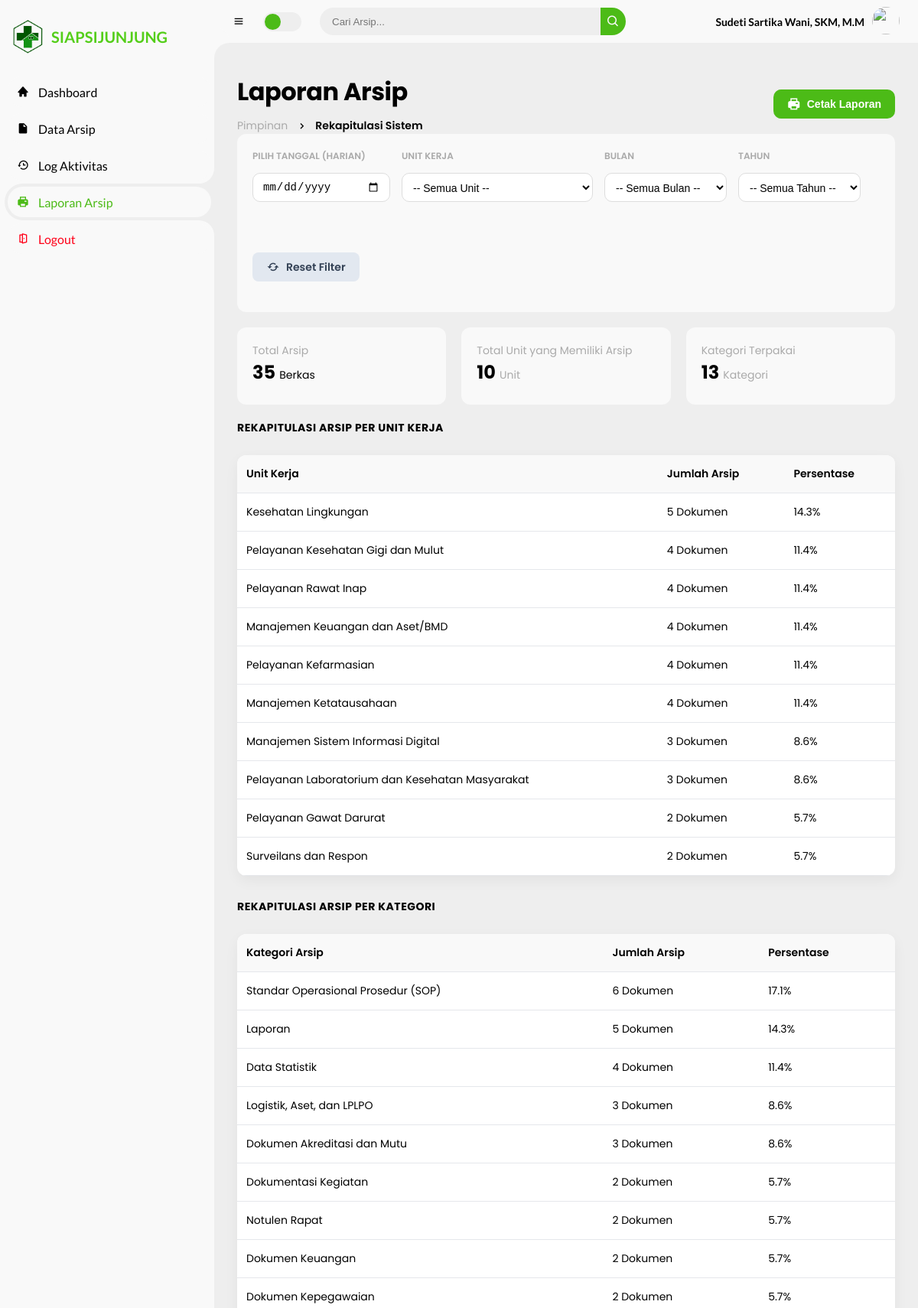
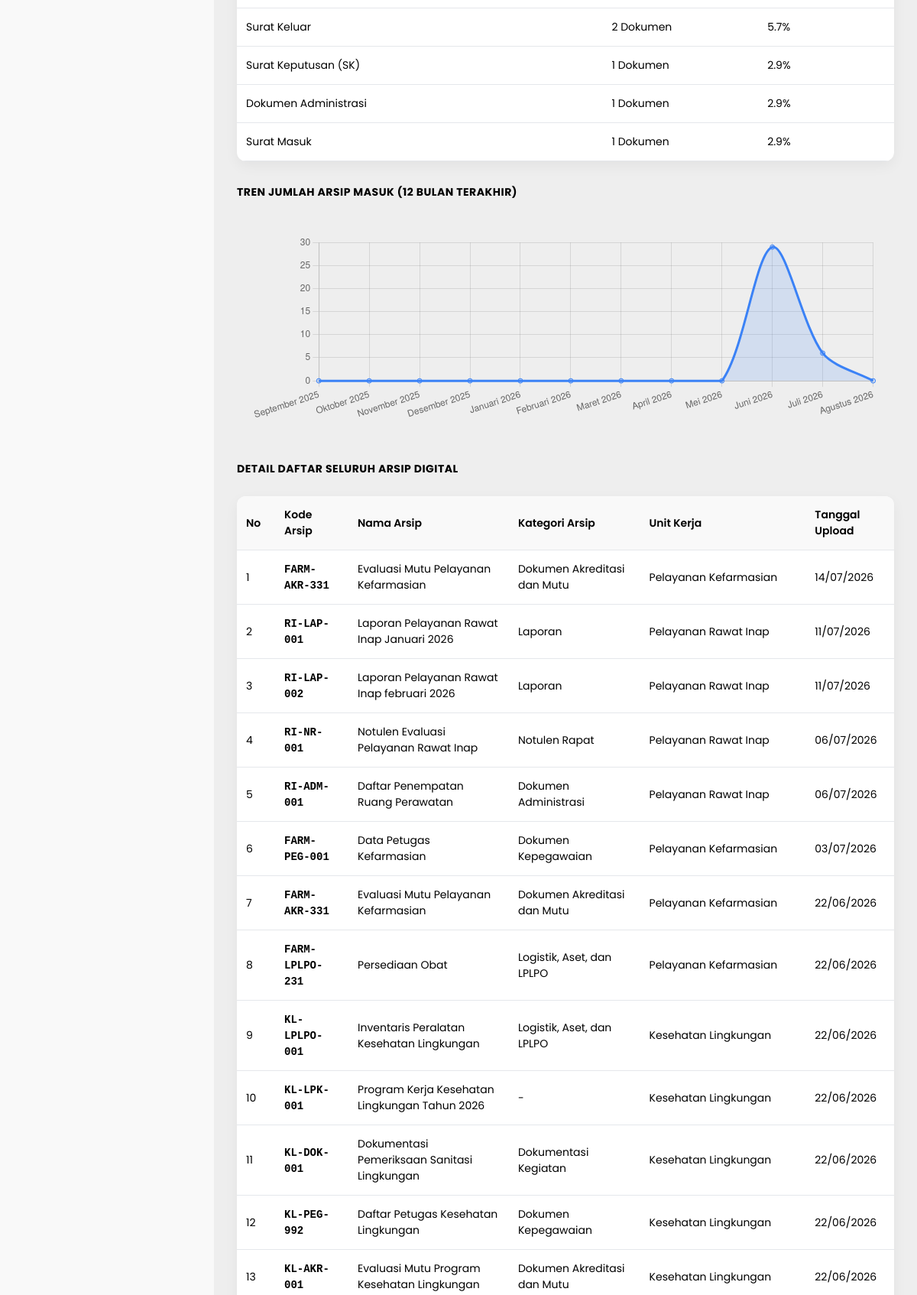
The app's page /pages/pimpinan/laporan_arsip.php (signed in, upper part) with its own data (2 pictures, top to bottom).
### tables this page shows
CREATE TABLE `arsip` (
  `id_arsip` int(11) NOT NULL,
  `kode_arsip` varchar(50) NOT NULL,
  `nama_arsip` varchar(255) NOT NULL,
  `id_kategori` int(11) DEFAULT NULL,
  `id_unit` int(11) DEFAULT NULL,
  `file_arsip` varchar(255) NOT NULL,
  `deskripsi` text DEFAULT NULL,
  `created_at` timestamp NOT NULL DEFAULT current_timestamp()
);

CREATE TABLE `kategori` (
  `id_kategori` int(11) NOT NULL,
  `nama_kategori` varchar(50) NOT NULL,
  `created_at` timestamp NOT NULL DEFAULT current_timestamp()
);

CREATE TABLE `unit_kerja` (
  `id_unit` int(11) NOT NULL,
  `kode_unit` varchar(20) NOT NULL,
  `nama_unit` varchar(100) NOT NULL,
  `penanggung_jawab` varchar(100) NOT NULL,
  `created_at` timestamp NOT NULL DEFAULT current_timestamp()
);

### pages/pimpinan/laporan_arsip.php (the view, shortened to what this page needs)
<?php
    include "../../config/koneksi.php";
    $nama_bulan_indo = [
        '01' => 'Januari', '02' => 'Februari', '03' => 'Maret', '04' => 'April',
        '05' => 'Mei', '06' => 'Juni', '07' => 'Juli', '08' => 'Agustus',
        '09' => 'September', '10' => 'Oktober', '11' => 'November', '12' => 'Desember'
    ];
    $f_unit = $_GET['filter_unit'] ?? '';
    $f_tanggal = $_GET['filter_tanggal'] ?? '';
    $min_date = "";
    $max_date = "";
    $query_base = "SELECT a.*, u.nama_unit, k.nama_kategori
                FROM arsip a
                LEFT JOIN unit_kerja u ON a.id_unit = u.id_unit
                LEFT JOIN kategori k ON a.id_kategori = k.id_kategori WHERE 1=1";
    $query_base .= " ORDER BY a.created_at DESC";
    $stmt = mysqli_prepare($koneksi, $query_base);
    mysqli_stmt_execute($stmt);
    $query_laporan = mysqli_stmt_get_result($stmt);
    $total_arsip = mysqli_num_rows($query_laporan);
    $q_rekap = "SELECT u.nama_unit, COUNT(a.id_arsip) as total
                FROM unit_kerja u
                LEFT JOIN arsip a ON u.id_unit = a.id_unit";
    $q_rekap .= " GROUP BY u.id_unit ORDER BY total DESC";
    $stmt_rekap = mysqli_prepare($koneksi, $q_rekap);
    mysqli_stmt_execute($stmt_rekap);
    $rekap_data = mysqli_stmt_get_result($stmt_rekap);
    $rekap_array = [];
    $total_unit_berarsip = 0;
    while ($rkp = mysqli_fetch_assoc($rekap_data)) {
        $rekap_array[] = $rkp;
        if ($rkp['total'] > 0) {
            $total_unit_berarsip++;
        }
    }
    $q_rekap_kategori = "SELECT k.nama_kategori, COUNT(a.id_arsip) as total
                        FROM kategori k
                        LEFT JOIN arsip a ON k.id_kategori = a.id_kategori";
    $q_rekap_kategori .= " GROUP BY k.id_kategori ORDER BY total DESC";
    $stmt_rekap_kat = mysqli_prepare($koneksi, $q_rekap_kategori);
    mysqli_stmt_execute($stmt_rekap_kat);
    $rekap_kategori_data = mysqli_stmt_get_result($stmt_rekap_kat);
    $rekap_kategori_array = [];
    $total_kategori_terpakai = 0;
    while ($rk = mysqli_fetch_assoc($rekap_kategori_data)) {
        $rekap_kategori_array[] = $rk;
        if ($rk['total'] > 0) {
            $total_kategori_terpakai++;
        }
    }
    $q_tren = "SELECT DATE_FORMAT(created_at, '%Y-%m') as periode, COUNT(*) as total
            FROM arsip
            WHERE created_at >= DATE_SUB(CURDATE(), INTERVAL 11 MONTH)
            GROUP BY periode
            ORDER BY periode ASC";
    $tren_data = mysqli_query($koneksi, $q_tren);
    $tren_map = [];
    while ($t = mysqli_fetch_assoc($tren_data)) {
        $tren_map[$t['periode']] = (int) $t['total'];
    }
    $tren_label = [];
    $tren_value = [];
    for ($i = 11; $i >= 0; $i--) {
        $ts = strtotime("-$i month");
        $key = date('Y-m', $ts);
        $label = $nama_bulan_indo[date('m', $ts)] . " " . date('Y', $ts);
        $tren_label[] = $label;
        $tren_value[] = $tren_map[$key] ?? 0;
    }
    $nama_unit_aktif = "Semua Unit";
    ?>
    <!DOCTYPE html>
    <html lang="id">
    <head>
        <link rel="stylesheet" href="../../assets/boxicons-2.1.4/css/boxicons.min.css">
        <link rel="stylesheet" href="../../assets/css/style.css">
    </head>
    <body>
        <?php include '../partials/sidebar.php'; ?>
        <section id="content">
            <?php include '../partials/navbar.php'; ?>
            <main>
                <div class="head-title">
                    <div class="left">
                        <h1>Laporan Arsip</h1>
                        <ul class="breadcrumb">
                            <li><a href="dashboard.php">Pimpinan</a></li>
                            <li><i class='bx bx-chevron-right'></i></li>
                            <li><a class="active" href="#">Rekapitulasi Sistem</a></li>
                        </ul>
                    </div>
                    <button onclick="window.print()" class="btn-action-custom btn-print" style="background: var(--green); color: #fff; border-radius: 10px;">
                        <i class='bx bxs-printer' style="font-size: 18px;"></i> <span class="text">Cetak Laporan</span>
                    </button>
                </div>
                <div class="filter-card">
                    <form action="" method="GET">
                        <div class="filter-row">
                            <div class="form-group">
                                <label>Pilih Tanggal (Harian)</label>
                                <input type="date"
                                       name="filter_tanggal"
                                       value="<?= $f_tanggal; ?>"
                                       min="<?= $min_date; ?>"
                                       max="<?= $max_date; ?>"
                                       onchange="this.form.submit()"
                                       class="form-control-custom"
                                       style="width: 180px; cursor: pointer;">
                            </div>
                            <div class="form-group">
                                <label>Unit Kerja</label>
                                <select name="filter_unit" onchange="this.form.submit()" class="form-control-custom" style="width: 250px; cursor: pointer; padding: 10px;">
                                    <option value="">-- Semua Unit --</option>
                                </select>
                            </div>
                            <div class="form-group">
                                <label>Bulan</label>
                                <select name="filter_bulan" onchange="this.form.submit()" class="form-control-custom" style="cursor: pointer; width: 160px; padding: 10px;">
                                    <option value="">-- Semua Bulan --</option>
                                </select>
                            </div>
                            <div class="form-group">
                                <label>Tahun</label>
                                <select name="filter_tahun" onchange="this.form.submit()" class="form-control-custom" style="cursor: pointer; width: 140px; padding: 10px;">
                                    <option value="">-- Semua Tahun --</option>
                                    </select>
                                </div>
                            <div class="form-group">
                                <label>&nbsp;</label>
                                <a href="laporan_arsip.php" class="btn-action-custom" style="background: #e2e8f0; color: #334155 !important;">
                                    <i class='bx bx-refresh' style="font-size: 18px;"></i> Reset Filter
                                </a>
                            </div>
                        </div>
                    </form>
                </div>
                <div class="report-stats">
                    <div class="stat-card">
                        <p>Total Arsip</p>
                        <h3 ><?= $total_arsip; ?> <span style="font-size: 14px; font-weight: normal;">Berkas</span></h3>
                    </div>
                    <?php if ($f_unit == '') : ?>
                        <div class="stat-card" style="border-left-color: var(--orange);">
                            <p>Total Unit yang Memiliki Arsip</p>
                            <h3 style="color: var(--dark);"><?= $total_unit_berarsip; ?> <span style="font-size: 14px; font-weight: normal; color: var(--dark-grey);">Unit</span></h3>
                        </div>
                    <?php endif; ?>
                    <div class="stat-card" style="border-left-color: var(--green);">
                        <p>Kategori Terpakai</p>
                        <h3 style="color: var(--dark);"><?= $total_kategori_terpakai; ?> <span style="font-size: 14px; font-weight: normal; color: var(--dark-grey);">Kategori</span></h3>
                    </div>
                </div>
                <?php if ($f_unit == '') : ?>
                    <div class="table-title">Rekapitulasi Arsip Per Unit Kerja</div>
                    <div class="table-data" style="margin-bottom: 30px;">
                        <div class="order">
                            <table>
                                <thead>
                                    <tr>
                                        <th>Unit Kerja</th>
                                        <th>Jumlah Arsip</th>
                                        <th>Persentase</th>
                                    </tr>
                                </thead>
                                <tbody>
                                    <?php foreach ($rekap_array as $rkp) :
                                        $persen = ($total_arsip > 0) ? round(($rkp['total'] / $total_arsip) * 100, 1) : 0;
                                    ?>
                                        <tr>
                                            <td><?= htmlspecialchars($rkp['nama_unit']); ?></td>
                                            <td><?= $rkp['total']; ?> Dokumen</td>
                                            <td><span class="status completed" style="width: <?= $persen; ?>%"><?= $persen; ?>%</span></td>
                                        </tr>
                                    <?php endforeach; ?>
                                </tbody>
                            </table>
                        </div>
                    </div>
                <?php endif; ?>
                <div class="table-title <?= ($f_unit == '') ? 'force-page-break' : ''; ?>">Rekapitulasi Arsip Per Kategori</div>
                <div class="table-data" style="margin-bottom: 30px;">
                    <div class="order">
                        <table>
                            <thead>
                                <tr>
                                    <th>Kategori Arsip</th>
                                    <th>Jumlah Arsip</th>
                                    <th>Persentase</th>
                                </tr>
                            </thead>
                            <tbody>
                                <?php if (count($rekap_kategori_array) > 0) : ?>
                                    <?php foreach ($rekap_kategori_array as $rk) :
                                        $persen_kat = ($total_arsip > 0) ? round(($rk['total'] / $total_arsip) * 100, 1) : 0;
                                    ?>
                                        <tr>
                                            <td><?= htmlspecialchars($rk['nama_kategori']); ?></td>
                                            <td><?= $rk['total']; ?> Dokumen</td>
                                            <td><span class="status completed" style="width: <?= $persen_kat; ?>%"><?= $persen_kat; ?>%</span></td>
                                        </tr>
                                    <?php endforeach; ?>
                                <?php else : ?>
                                    <tr>
                                        <td colspan="3" style="text-align: center; padding: 20px; color: var(--dark-grey);">Belum ada data kategori.</td>
                                    </tr>
                                <?php endif; ?>
                            </tbody>
                        </table>
                    </div>
                </div>
                <div class="table-title hide-on-print">Tren Jumlah Arsip Masuk (12 Bulan Terakhir)</div>
                <div class="table-data hide-on-print" style="margin-bottom: 30px; padding: 20px;">
                    <canvas id="chartTrenArsip" height="90"></canvas>
                </div>
                <div class="table-title hide-on-print <?= ($f_unit != '') ? 'force-print force-page-break' : ''; ?>">
                    <?= ($f_unit == '') ? 'Detail Daftar Seluruh Arsip Digital' : 'Detail Daftar Arsip Kerja - ' . htmlspecialchars($nama_unit_aktif); ?>
                </div>
                <div class="table-data hide-on-print <?= ($f_unit != '') ? 'force-print' : ''; ?>">
                    <div class="order">
                        <table>
                            <thead>
                                <tr>
                                    <th width="50">No</th>
                                    <th>Kode Arsip</th>
                                    <th>Nama Arsip</th>
                                    <th>Kategori Arsip</th>
                                    <th>Unit Kerja</th>
                                    <th>Tanggal Upload</th>
                                </tr>
                            </thead>
                            <tbody>
                                <?php if ($total_arsip > 0) : $no = 1; ?>
                                    <?php while ($row = mysqli_fetch_assoc($query_laporan)) : ?>
                                        <tr onclick="window.location='../pimpinan/arsip_view.php?id=<?= $row['id_arsip']; ?>'" style="cursor: pointer;" title="Klik untuk detail">
                                            <td><?= $no++; ?></td>
                                            <td><span style="font-family: monospace; font-weight: bold;"><?= $row['kode_arsip']; ?></span></td>
                                            <td><?= htmlspecialchars($row['nama_arsip']); ?></td>
                                            <td><?= htmlspecialchars($row['nama_kategori'] ?? '-'); ?></td>
                                            <td><?= htmlspecialchars($row['nama_unit'] ?? 'GLOBAL'); ?></td>
                                            <td><?= date('d/m/Y', strtotime($row['created_at'])); ?></td>
                                        </tr>
                                    <?php endwhile; ?>
                                <?php else : ?>
                                    <tr>
                                        <td colspan="6" style="text-align: center; padding: 30px; color: var(--dark-grey);">Tidak ada data arsip pada periode/filter ini.</td>
                                    </tr>
                                <?php endif; ?>
                            </tbody>
                        </table>
                    </div>
                </div>
            </main>
        </section>
        <script>
            const ctxTren = document.getElementById('chartTrenArsip');
            if (ctxTren) {
                new Chart(ctxTren, {
                    type: 'line',
                    data: {
                        labels: <?= json_encode($tren_label); ?>,
                        datasets: [{
                            label: 'Jumlah Arsip Masuk',
                            data: <?= json_encode($tren_value); ?>,
                            borderColor: '#3b82f6',
                            backgroundColor: 'rgba(59, 130, 246, 0.15)',
                            tension: 0.3,
                            fill: true,
                            pointRadius: 3
                        }]
                    },
                    options: {
                        responsive: true,
                        plugins: { legend: { display: false } },
                        scales: {
                            y: { beginAtZero: true, ticks: { precision: 0 } }
                        }
                    }
                });
            }
        </script>
    </body>
    </html>

### records on screen
arsip: kode_arsip "FARM-AKR-331", nama_arsip "Evaluasi Mutu Pelayanan Kefarmasian", id_kategori.nama_kategori "Dokumen Akreditasi dan Mutu", id_unit.nama_unit "Pelayanan Kefarmasian", created_at "14/07/2026"
arsip: kode_arsip "RI-LAP-001", nama_arsip "Laporan Pelayanan Rawat Inap Januari 2026", id_kategori.nama_kategori "Laporan", id_unit.nama_unit "Pelayanan Rawat Inap", created_at "11/07/2026"
arsip: kode_arsip "RI-LAP-002", nama_arsip "Laporan Pelayanan Rawat Inap februari 2026", id_kategori.nama_kategori "Laporan", id_unit.nama_unit "Pelayanan Rawat Inap", created_at "11/07/2026"
arsip: kode_arsip "RI-NR-001", nama_arsip "Notulen Evaluasi Pelayanan Rawat Inap", id_kategori.nama_kategori "Notulen Rapat", id_unit.nama_unit "Pelayanan Rawat Inap", created_at "06/07/2026"
arsip: kode_arsip "RI-ADM-001", nama_arsip "Daftar Penempatan Ruang Perawatan", id_kategori.nama_kategori "Dokumen Administrasi", id_unit.nama_unit "Pelayanan Rawat Inap", created_at "06/07/2026"
arsip: kode_arsip "FARM-PEG-001", nama_arsip "Data Petugas Kefarmasian", id_kategori.nama_kategori "Dokumen Kepegawaian", id_unit.nama_unit "Pelayanan Kefarmasian", created_at "03/07/2026"
arsip: kode_arsip "FARM-AKR-331", nama_arsip "Evaluasi Mutu Pelayanan Kefarmasian", id_kategori.nama_kategori "Dokumen Akreditasi dan Mutu", id_unit.nama_unit "Pelayanan Kefarmasian", created_at "22/06/2026"
arsip: kode_arsip "FARM-LPLPO-231", nama_arsip "Persediaan Obat", id_kategori.nama_kategori "Logistik, Aset, dan LPLPO", id_unit.nama_unit "Pelayanan Kefarmasian", created_at "22/06/2026"
arsip: kode_arsip "KL-LPLPO-001", nama_arsip "Inventaris Peralatan Kesehatan Lingkungan", id_kategori.nama_kategori "Logistik, Aset, dan LPLPO", id_unit.nama_unit "Kesehatan Lingkungan", created_at "22/06/2026"
arsip: kode_arsip "KL-LPK-001", nama_arsip "Program Kerja Kesehatan Lingkungan Tahun 2026", nama_kategori "-", id_unit.nama_unit "Kesehatan Lingkungan", created_at "22/06/2026"
arsip: kode_arsip "KL-DOK-001", nama_arsip "Dokumentasi Pemeriksaan Sanitasi Lingkungan", id_kategori.nama_kategori "Dokumentasi Kegiatan", id_unit.nama_unit "Kesehatan Lingkungan", created_at "22/06/2026"
arsip: kode_arsip "KL-PEG-992", nama_arsip "Daftar Petugas Kesehatan Lingkungan", id_kategori.nama_kategori "Dokumen Kepegawaian", id_unit.nama_unit "Kesehatan Lingkungan", created_at "22/06/2026"
arsip: kode_arsip "KL-AKR-001", nama_arsip "Evaluasi Mutu Program Kesehatan Lingkungan", id_kategori.nama_kategori "Dokumen Akreditasi dan Mutu", id_unit.nama_unit "Kesehatan Lingkungan", created_at "22/06/2026"

### other values on screen
$_SESSION['nama'] "Sudeti Sartika Wani, SKM, M.M"
$total_arsip "35"
$total_unit_berarsip "10"
$total_kategori_terpakai "13"
$rkp['nama_unit'] "Kesehatan Lingkungan"
$rkp['total'] "5"
$persen "14.3"
$rkp['nama_unit'] "Pelayanan Kesehatan Gigi dan Mulut"
$rkp['total'] "4"
$persen "11.4"
$rkp['nama_unit'] "Pelayanan Rawat Inap"
$rkp['nama_unit'] "Manajemen Keuangan dan Aset/BMD"
$rkp['nama_unit'] "Pelayanan Kefarmasian"
$rkp['nama_unit'] "Manajemen Ketatausahaan"
$rkp['nama_unit'] "Manajemen Sistem Informasi Digital"
